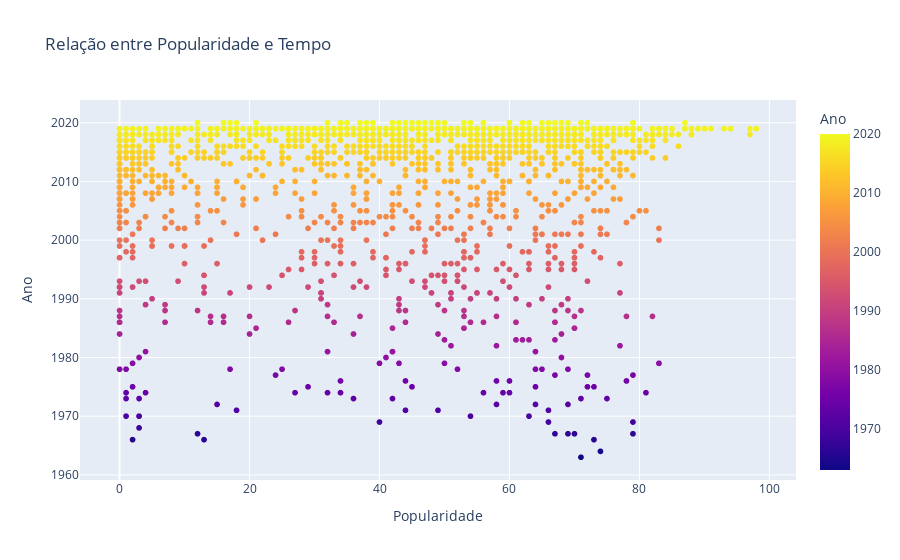

Notebook source saved alongside this figure:
### Markdown cell above
📊 Gêneros Menos Populares

A análise do gráfico indica que o gênero menos popular é o EDM (Eletronic Dance Music). Em sequência r&b ocupa a segunda posição de gênero que mais apresenta faixas menos populares.

Portanto, nota-se que muitos lançamentos não alcançam tração inicial.

### Code cell
# RELAÇÃO ENTRE POPULARIDADE E TEMPO
qtd_faixas = df.sample(2000)

fig = px.scatter(
    qtd_faixas,
    x="popularidade",
    y="lancamento",
    color="lancamento",
    title="Relação entre Popularidade e Tempo",
    hover_name="nome_faixa",
    hover_data=["artista"],
    labels={"popularidade": "Popularidade", "lancamento": "Ano"}
)
fig.show()

### Figure 1 — Plotly figure (JSON) as saved in the notebook; plotly's stock layout.template omitted (floating-point values rounded to 4 significant figures; data arrays with more than 128 entries replaced by an {"elided": "..."} marker saying what was removed)
{"data": [{"customdata": {"elided": "2000x1 str values"}, "hovertemplate": "<b>%{hovertext}</b><br><br>Popularidade=%{x}<br>Ano=%{marker.color}<br>artista=%{customdata[0]}<extra></extra>", "hovertext": {"elided": "2000 str values"}, "legendgroup": "", "marker": {"color": {"elided": "2000 int values"}, "coloraxis": "coloraxis", "symbol": "circle"}, "mode": "markers", "name": "", "showlegend": false, "type": "scattergl", "x": {"elided": "2000 int values"}, "xaxis": "x", "y": {"elided": "2000 int values"}, "yaxis": "y"}], "layout": {"coloraxis": {"colorbar": {"title": {"text": "Ano"}}, "colorscale": [[0, "#0d0887"], [0.1111, "#46039f"], [0.2222, "#7201a8"], [0.3333, "#9c179e"], [0.4444, "#bd3786"], [0.5556, "#d8576b"], [0.6667, "#ed7953"], [0.7778, "#fb9f3a"], [0.8889, "#fdca26"], [1, "#f0f921"]]}, "legend": {"tracegroupgap": 0}, "title": {"text": "Relação entre Popularidade e Tempo"}, "xaxis": {"anchor": "y", "domain": [0, 1], "title": {"text": "Popularidade"}}, "yaxis": {"anchor": "x", "domain": [0, 1], "title": {"text": "Ano"}}}}
